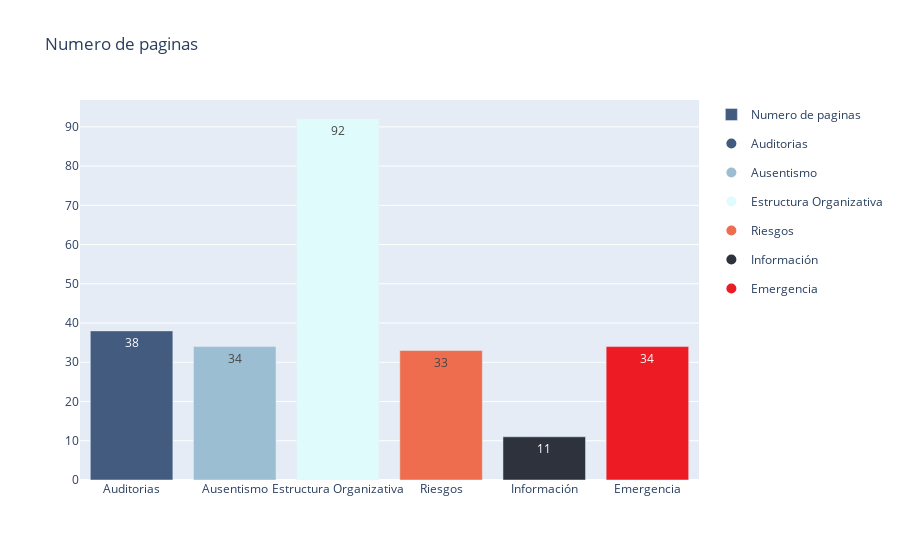
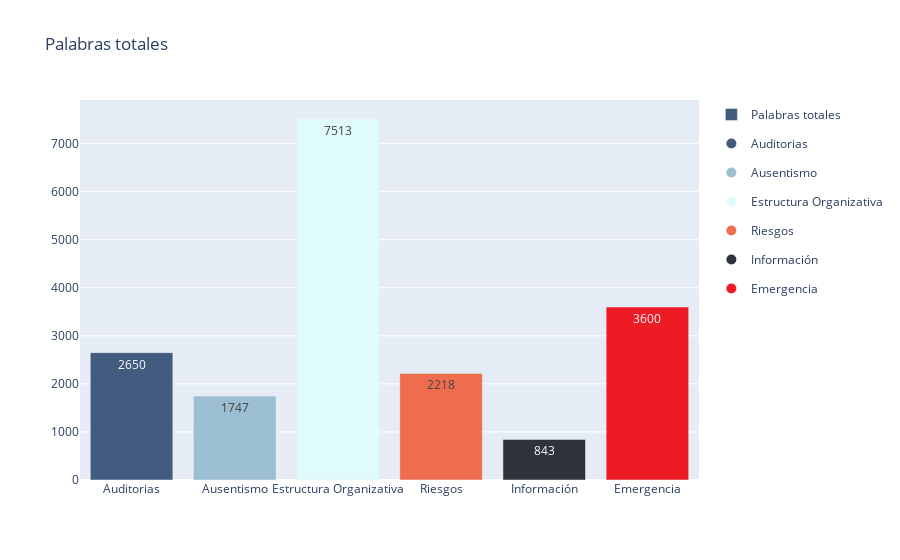
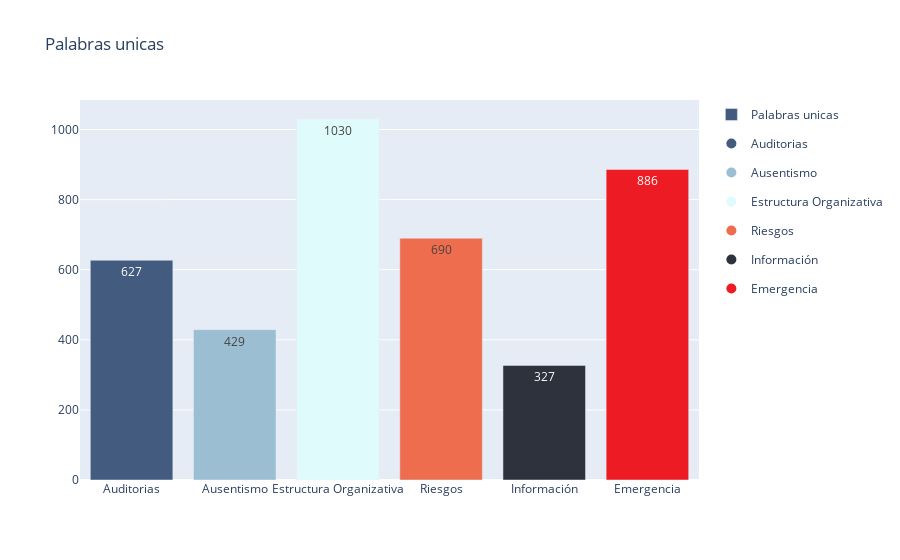
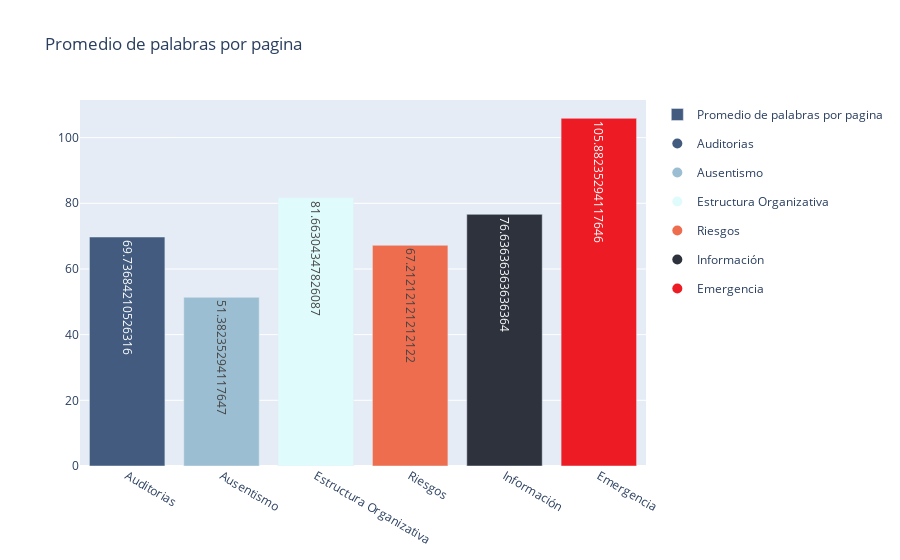

Notebook cell for these charts, in order:
### Code cell
import pandas as pd
import plotly.graph_objs as go
import plotly.express as px


df = pd.DataFrame.from_dict(analysis_data, orient='index')

# Define plot configurations
plot_configs = [
    ('num_pages', 'Numero de paginas'),
    ('total_word_count', 'Palabras totales'),
    ('unique_word_count', 'Palabras unicas'),
    ('average_words_per_page', 'Promedio de palabras por pagina')
]

# Use a color palette with six colors
colors = ['#425B7F', '#9CBED2', '#E0FBFB', '#EE6D4E', '#2D323C', '#ED1C24', '#5AA9FF']
labels = df.index

# Iterate over the plot configurations to create individual plots
for y, title in plot_configs:
    fig = go.Figure()

    trace = go.Bar(x=labels, y=df[y], marker_color=colors[:len(df)], name=title, text=df[y], textposition='auto')
    fig.add_trace(trace)

    # Update layout for each plot
    fig.update_layout(
        title=title,
        showlegend=True,
        colorway=colors
    )

    # Add custom legend for documents
    for i, label in enumerate(labels):
        fig.add_trace(go.Scatter(
            x=[None], y=[None], mode='markers',
            marker=dict(size=10, color=colors[i]),
            legendgroup=label,
            showlegend=True,
            name=label
        ))

    # Show the plot
    fig.show()

### Figure 1 — Plotly figure (JSON) as saved in the notebook; plotly's stock layout.template omitted (floating-point values rounded to 4 significant figures)
{"data": [{"marker": {"color": ["#425B7F", "#9CBED2", "#E0FBFB", "#EE6D4E", "#2D323C", "#ED1C24"]}, "name": "Numero de paginas", "text": [38, 34, 92, 33, 11, 34], "textposition": "auto", "type": "bar", "x": ["Auditorias", "Ausentismo", "Estructura Organizativa", "Riesgos", "Información", "Emergencia"], "y": [38, 34, 92, 33, 11, 34]}, {"legendgroup": "Auditorias", "marker": {"color": "#425B7F", "size": 10}, "mode": "markers", "name": "Auditorias", "showlegend": true, "type": "scatter", "x": [null], "y": [null]}, {"legendgroup": "Ausentismo", "marker": {"color": "#9CBED2", "size": 10}, "mode": "markers", "name": "Ausentismo", "showlegend": true, "type": "scatter", "x": [null], "y": [null]}, {"legendgroup": "Estructura Organizativa", "marker": {"color": "#E0FBFB", "size": 10}, "mode": "markers", "name": "Estructura Organizativa", "showlegend": true, "type": "scatter", "x": [null], "y": [null]}, {"legendgroup": "Riesgos", "marker": {"color": "#EE6D4E", "size": 10}, "mode": "markers", "name": "Riesgos", "showlegend": true, "type": "scatter", "x": [null], "y": [null]}, {"legendgroup": "Información", "marker": {"color": "#2D323C", "size": 10}, "mode": "markers", "name": "Información", "showlegend": true, "type": "scatter", "x": [null], "y": [null]}, {"legendgroup": "Emergencia", "marker": {"color": "#ED1C24", "size": 10}, "mode": "markers", "name": "Emergencia", "showlegend": true, "type": "scatter", "x": [null], "y": [null]}], "layout": {"colorway": ["#425B7F", "#9CBED2", "#E0FBFB", "#EE6D4E", "#2D323C", "#ED1C24", "#5AA9FF"], "showlegend": true, "title": {"text": "Numero de paginas"}}}

### Figure 2 — Plotly figure (JSON) as saved in the notebook; plotly's stock layout.template omitted (floating-point values rounded to 4 significant figures)
{"data": [{"marker": {"color": ["#425B7F", "#9CBED2", "#E0FBFB", "#EE6D4E", "#2D323C", "#ED1C24"]}, "name": "Palabras totales", "text": [2650, 1747, 7513, 2218, 843, 3600], "textposition": "auto", "type": "bar", "x": ["Auditorias", "Ausentismo", "Estructura Organizativa", "Riesgos", "Información", "Emergencia"], "y": [2650, 1747, 7513, 2218, 843, 3600]}, {"legendgroup": "Auditorias", "marker": {"color": "#425B7F", "size": 10}, "mode": "markers", "name": "Auditorias", "showlegend": true, "type": "scatter", "x": [null], "y": [null]}, {"legendgroup": "Ausentismo", "marker": {"color": "#9CBED2", "size": 10}, "mode": "markers", "name": "Ausentismo", "showlegend": true, "type": "scatter", "x": [null], "y": [null]}, {"legendgroup": "Estructura Organizativa", "marker": {"color": "#E0FBFB", "size": 10}, "mode": "markers", "name": "Estructura Organizativa", "showlegend": true, "type": "scatter", "x": [null], "y": [null]}, {"legendgroup": "Riesgos", "marker": {"color": "#EE6D4E", "size": 10}, "mode": "markers", "name": "Riesgos", "showlegend": true, "type": "scatter", "x": [null], "y": [null]}, {"legendgroup": "Información", "marker": {"color": "#2D323C", "size": 10}, "mode": "markers", "name": "Información", "showlegend": true, "type": "scatter", "x": [null], "y": [null]}, {"legendgroup": "Emergencia", "marker": {"color": "#ED1C24", "size": 10}, "mode": "markers", "name": "Emergencia", "showlegend": true, "type": "scatter", "x": [null], "y": [null]}], "layout": {"colorway": ["#425B7F", "#9CBED2", "#E0FBFB", "#EE6D4E", "#2D323C", "#ED1C24", "#5AA9FF"], "showlegend": true, "title": {"text": "Palabras totales"}}}

### Figure 3 — Plotly figure (JSON) as saved in the notebook; plotly's stock layout.template omitted (floating-point values rounded to 4 significant figures)
{"data": [{"marker": {"color": ["#425B7F", "#9CBED2", "#E0FBFB", "#EE6D4E", "#2D323C", "#ED1C24"]}, "name": "Palabras unicas", "text": [627, 429, 1030, 690, 327, 886], "textposition": "auto", "type": "bar", "x": ["Auditorias", "Ausentismo", "Estructura Organizativa", "Riesgos", "Información", "Emergencia"], "y": [627, 429, 1030, 690, 327, 886]}, {"legendgroup": "Auditorias", "marker": {"color": "#425B7F", "size": 10}, "mode": "markers", "name": "Auditorias", "showlegend": true, "type": "scatter", "x": [null], "y": [null]}, {"legendgroup": "Ausentismo", "marker": {"color": "#9CBED2", "size": 10}, "mode": "markers", "name": "Ausentismo", "showlegend": true, "type": "scatter", "x": [null], "y": [null]}, {"legendgroup": "Estructura Organizativa", "marker": {"color": "#E0FBFB", "size": 10}, "mode": "markers", "name": "Estructura Organizativa", "showlegend": true, "type": "scatter", "x": [null], "y": [null]}, {"legendgroup": "Riesgos", "marker": {"color": "#EE6D4E", "size": 10}, "mode": "markers", "name": "Riesgos", "showlegend": true, "type": "scatter", "x": [null], "y": [null]}, {"legendgroup": "Información", "marker": {"color": "#2D323C", "size": 10}, "mode": "markers", "name": "Información", "showlegend": true, "type": "scatter", "x": [null], "y": [null]}, {"legendgroup": "Emergencia", "marker": {"color": "#ED1C24", "size": 10}, "mode": "markers", "name": "Emergencia", "showlegend": true, "type": "scatter", "x": [null], "y": [null]}], "layout": {"colorway": ["#425B7F", "#9CBED2", "#E0FBFB", "#EE6D4E", "#2D323C", "#ED1C24", "#5AA9FF"], "showlegend": true, "title": {"text": "Palabras unicas"}}}

### Figure 4 — Plotly figure (JSON) as saved in the notebook; plotly's stock layout.template omitted (floating-point values rounded to 4 significant figures)
{"data": [{"marker": {"color": ["#425B7F", "#9CBED2", "#E0FBFB", "#EE6D4E", "#2D323C", "#ED1C24"]}, "name": "Promedio de palabras por pagina", "text": [69.74, 51.38, 81.66, 67.21, 76.64, 105.9], "textposition": "auto", "type": "bar", "x": ["Auditorias", "Ausentismo", "Estructura Organizativa", "Riesgos", "Información", "Emergencia"], "y": [69.74, 51.38, 81.66, 67.21, 76.64, 105.9]}, {"legendgroup": "Auditorias", "marker": {"color": "#425B7F", "size": 10}, "mode": "markers", "name": "Auditorias", "showlegend": true, "type": "scatter", "x": [null], "y": [null]}, {"legendgroup": "Ausentismo", "marker": {"color": "#9CBED2", "size": 10}, "mode": "markers", "name": "Ausentismo", "showlegend": true, "type": "scatter", "x": [null], "y": [null]}, {"legendgroup": "Estructura Organizativa", "marker": {"color": "#E0FBFB", "size": 10}, "mode": "markers", "name": "Estructura Organizativa", "showlegend": true, "type": "scatter", "x": [null], "y": [null]}, {"legendgroup": "Riesgos", "marker": {"color": "#EE6D4E", "size": 10}, "mode": "markers", "name": "Riesgos", "showlegend": true, "type": "scatter", "x": [null], "y": [null]}, {"legendgroup": "Información", "marker": {"color": "#2D323C", "size": 10}, "mode": "markers", "name": "Información", "showlegend": true, "type": "scatter", "x": [null], "y": [null]}, {"legendgroup": "Emergencia", "marker": {"color": "#ED1C24", "size": 10}, "mode": "markers", "name": "Emergencia", "showlegend": true, "type": "scatter", "x": [null], "y": [null]}], "layout": {"colorway": ["#425B7F", "#9CBED2", "#E0FBFB", "#EE6D4E", "#2D323C", "#ED1C24", "#5AA9FF"], "showlegend": true, "title": {"text": "Promedio de palabras por pagina"}}}
